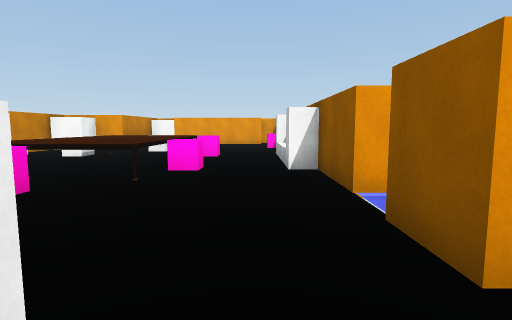
[1] (above)

23 first-person views from a walk through a 3-D level made in the Unity game engine. The camera is 1.4 m above the floor, tilts 6° down and sees 80° across. The floor is counted in squares, 2 m on a side. Each view is taken from the middle of a square. On the plan, view 1 faces up. The plan holds only what a view shows up to about 10 squares ahead; the rest is blank. Surface patterns are stand-ins for the level's own textures.

[2]
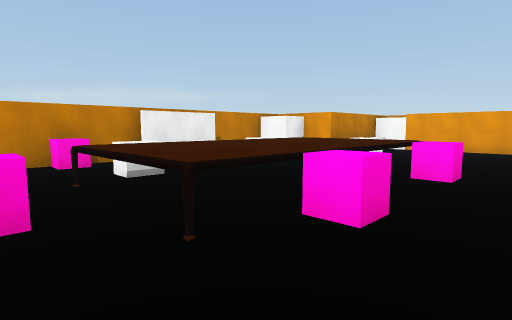

[3]
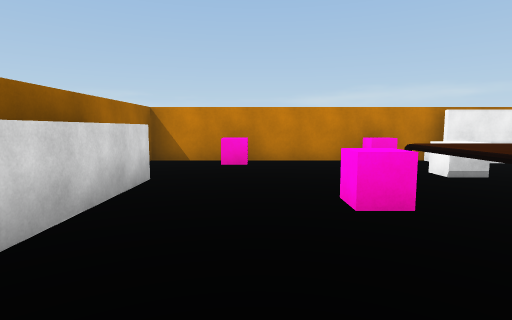

[4]
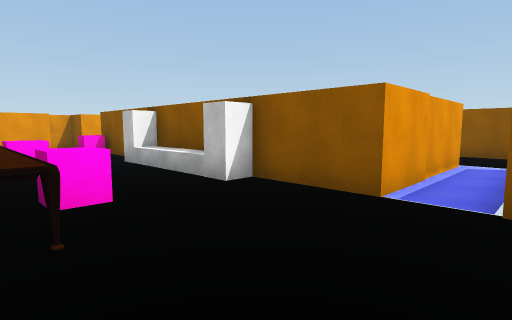

[5]
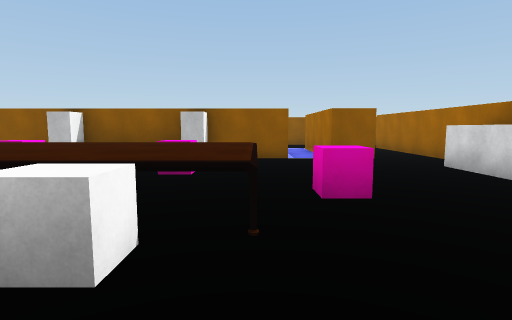

[6]
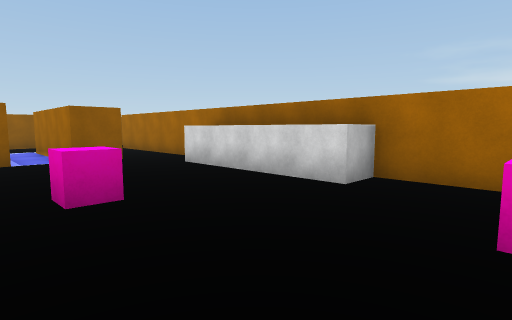

[7]
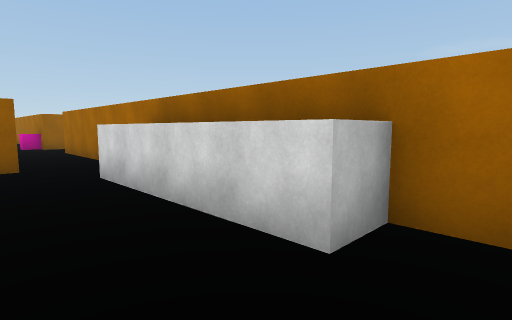

[8]
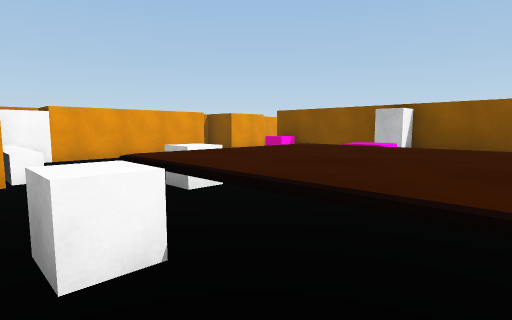

[9]
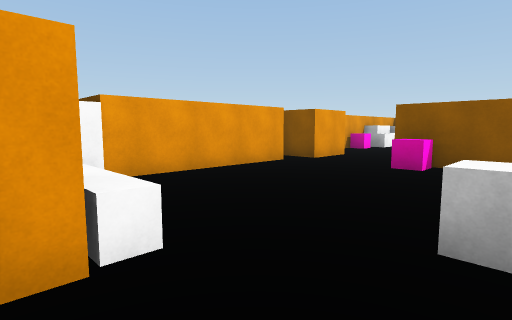

[10]
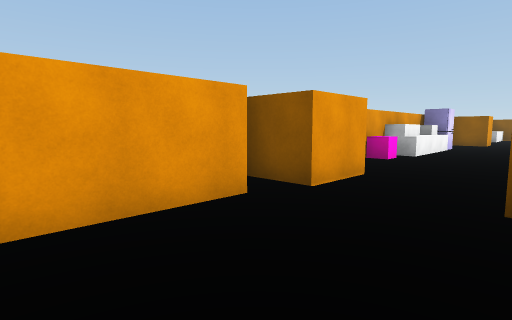

[11]
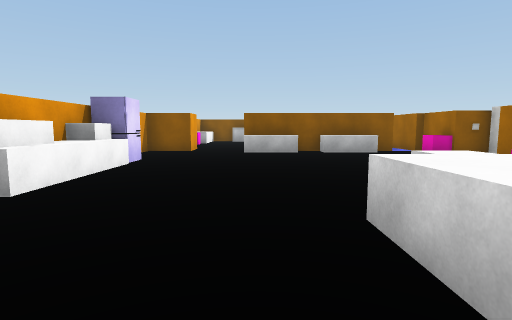

[12]
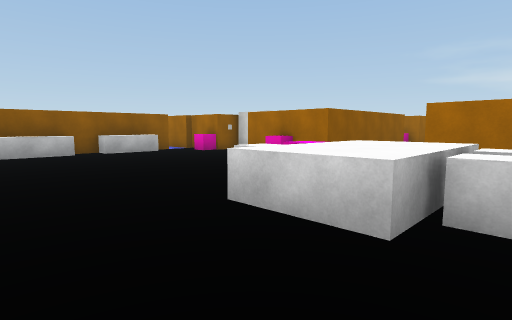

[13]
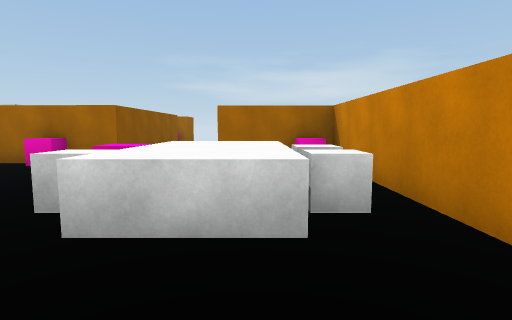

[14]
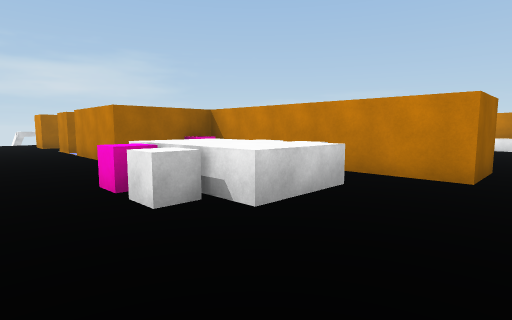

[15]
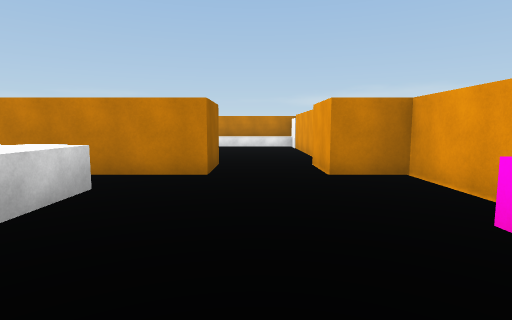

[16]
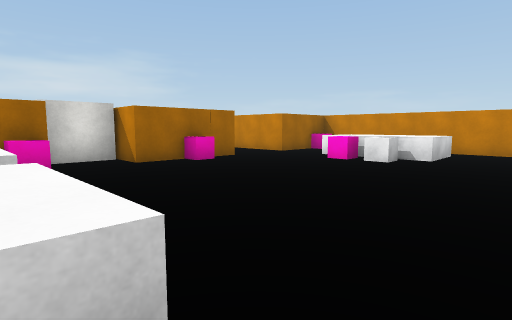

[17]
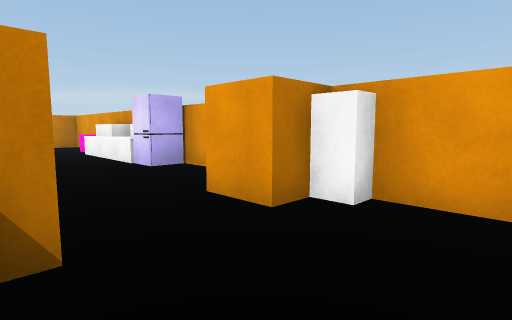

[18]
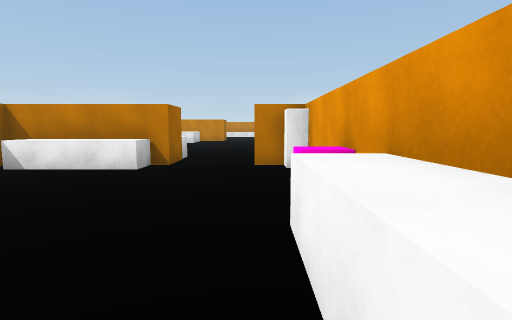

[19]
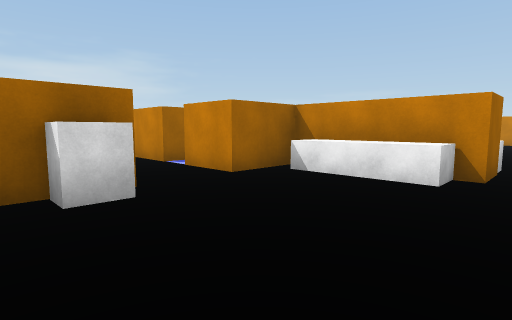

[20]
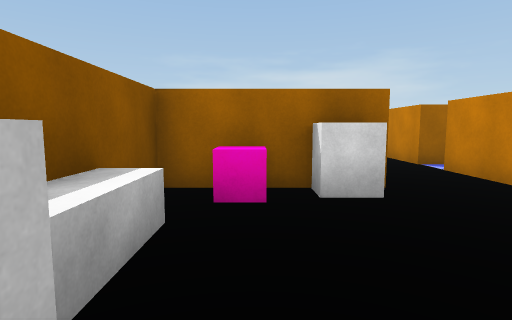

[21]
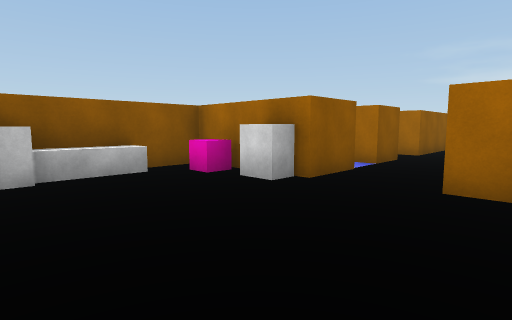

[22]
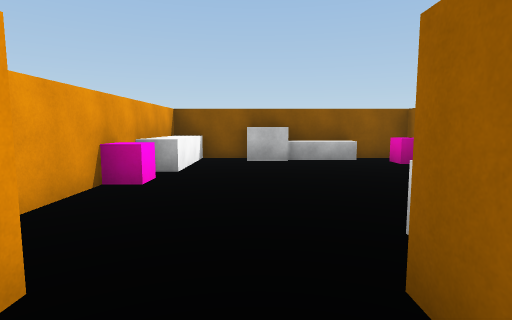

[23]
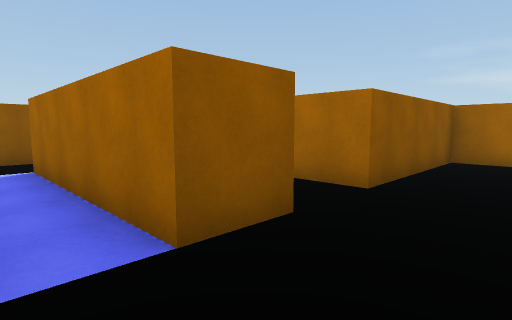

### Floor plan
Key: @ floor where view 1 was taken; # wall or solid block; x gap in a wall; . floor; ^ raised ledge; O other object.
Columns run from 7 left of view 1 to 23 right of it. Each row starts with its distance up from view 1.
 15           ##     ###
 14    O######..O###OO..O##O####
 13   #.................# .....#
 12   #...................   .O
 11 ###.....O#.........^#^.  .#
 10 #O......##.^^......##^  ..#
  9 #...O...##OOO......##^  OO#
  8 #^.O^^O.O# OO......###  ###
  7 ##.O^^..## .........##.....x
  6 ##.^^^..##O#..#O#.O###..####..#
  5 #O.O^^O.O# #..###O## #..#
  4 #..^^^ .####..#        ..
  3 #.  O. .......#        .##
  2 #O.  ...####..#        .#
  1 #.  ..........         .#
  0 #..###^@......O        ##
 -1 ####   #####  #

Where each view was taken, in squares from view 1:
view 1: 0 up, 0 right, facing up
view 2: 3 up, 0 right, facing up-left
view 3: 2 up, 0 right, facing left
view 4: 2 up, 2 left, facing up-right
view 5: 4 up, 6 left, facing right
view 6: 4 up, 6 left, facing down-right
view 7: 2 up, 5 left, facing down-right
view 8: 6 up, 5 left, facing up-right
view 9: 9 up, 5 left, facing up-right
view 10: 11 up, 2 left, facing up-right
view 11: 11 up, 3 right, facing right
view 12: 12 up, 3 right, facing down-right
view 13: 12 up, 4 right, facing down
view 14: 12 up, 7 right, facing down-left
view 15: 12 up, 7 right, facing left
view 16: 12 up, 12 right, facing down-left
view 17: 11 up, 15 right, facing up-left
view 18: 13 up, 19 right, facing left
view 19: 12 up, 18 right, facing down-left
view 20: 12 up, 18 right, facing down
view 21: 12 up, 14 right, facing down-right
view 22: 12 up, 12 right, facing right
view 23: 7 up, 15 right, facing down-right
